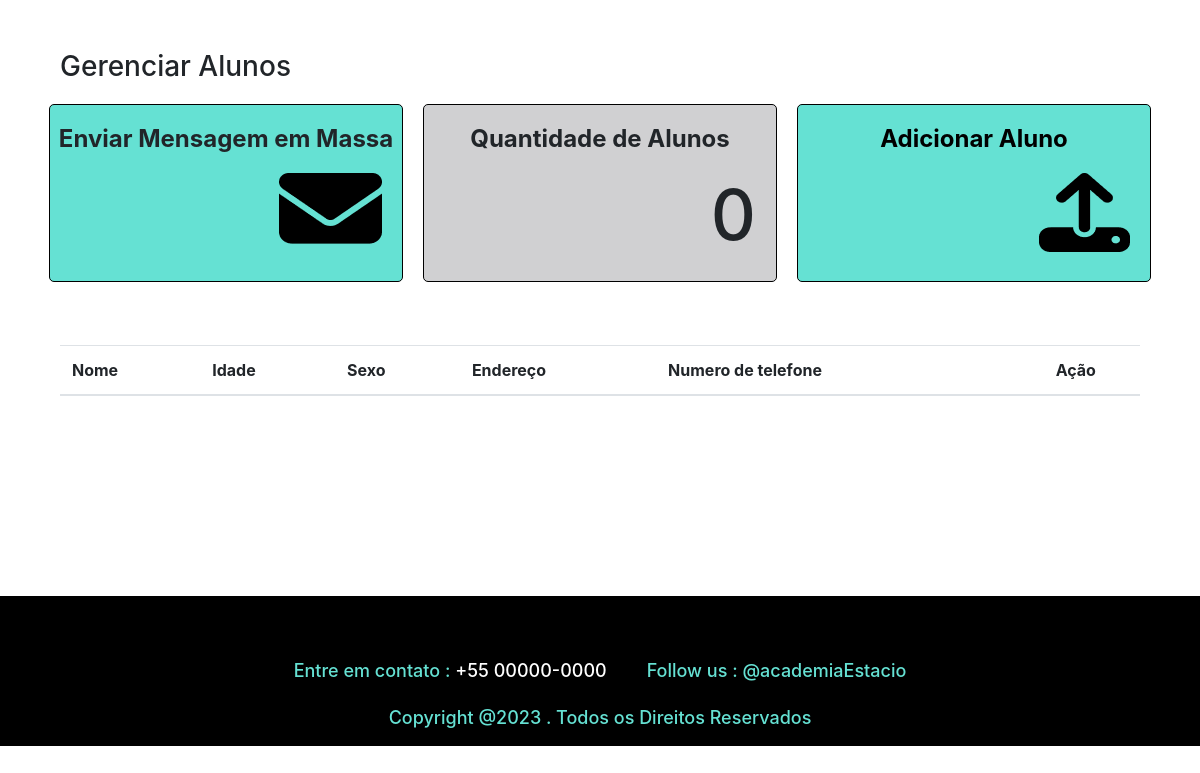
/customer/, run on an earlier commit of the app's database.
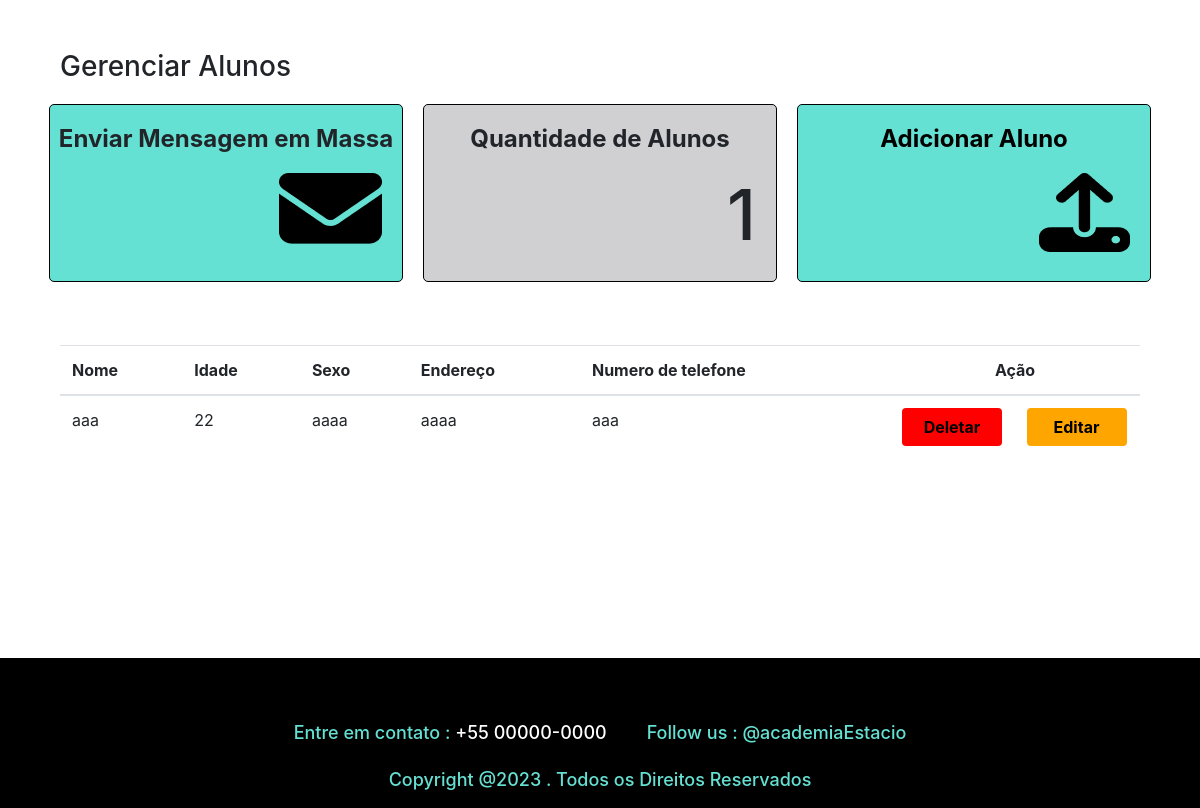
And on a later commit of the database.
### academy/models.py (models this page shows, shortened)
class Customer(models.Model):
    name = models.CharField(max_length=100)
    age = models.IntegerField()
    sex = models.CharField(max_length=100)
    address = models.CharField(max_length=100)
    phone_number = models.CharField(max_length=100)

### academy/views.py (the view)
# urls.py: path('customer/', listCustomer, name="list_customer"),
def listCustomer(request):
    result = {}
    result['customers'] = Customer.objects.all()
    result['customer_length'] = len(result['customers'])
    return render(request, 'academy/list_customer.html', result)

### academy/templates/academy/list_customer.html (shortened to what this page needs)
{% load static %}
<!DOCTYPE html>
<html lang="pt-BR">
  <head>
    <link
      rel="stylesheet"
      href="https://maxcdn.bootstrapcdn.com/bootstrap/4.5.2/css/bootstrap.min.css"
    />
    <link
      rel="stylesheet"
      type="text/css"
      href="{% static 'css/customer_list.css' %}"
    />
  </head>
  <body>
    <section >
      <h3>Gerenciar  Alunos </h3>
      <section class="painel">
        <div class="message">
          <p>Enviar Mensagem em Massa</p>
          <div>
            <img src="{% static 'images/msg.png' %}"/>
          </div>
        </div>
        <div class="qtd">
          <p>Quantidade de Alunos </p>
          <h1>{{ customer_length }}</h1>
        </div>
        <div class="add-customer">
          <a href="{% url 'form_customer' %}">
            <p>Adicionar Aluno</p>
              <div>
                <img src="{% static 'images/add.png' %}">
              </div>
            </a>
        </div>
      </section>
    </section>
    <section class="section-table">
      <table class="table">
        <thead>
            <tr>
                <th>Nome</th>
                <th>Idade</th>
                <th>Sexo</th>
                <th>Endereço</th>
                <th>Numero de telefone</th>
                <th style="text-align: center;">Ação</th>
            </tr>
        </thead>
        <tbody>
            {% for customer in customers %}
                <tr data-id={{customer.id}}>
                    <td >{{ customer.name }}</td>
                    <td>{{ customer.age }}</td>
                    <td>{{ customer.sex }}</td>
                    <td>{{ customer.address }}</td>
                    <td>{{ customer.phone_number }}</td>
                    <td style="width: 250px;">
                      <button class="btn btn-deletar" type="button"><a href="{% url 'url_delete_customer' customer.id %}">Deletar</a></button>
                      <button class="btn btn-editar" type="button"><a href="{% url 'url_update_customer' customer.id %}">Editar</a></button>
                    </td>
                </tr>
            {% endfor %}
        </tbody>
    </table>
    </section>
    <footer>
      <div>
        <h3>Entre em contato : <span>+55 00000-0000<span></h3>
        <h3>Follow us : @academiaEstacio</h3>
      </div>
      <h3>Copyright @2023 . Todos os Direitos Reservados</h3>
    </footer>
  </body>
</html>

What changed in the data, as far as the page shows it:
added Customer: name "aaa", age "22", sex "aaaa", address "aaaa", phone_number "aaa"
Also different on the page:
{{ customer_length }}: "0" → "1"
